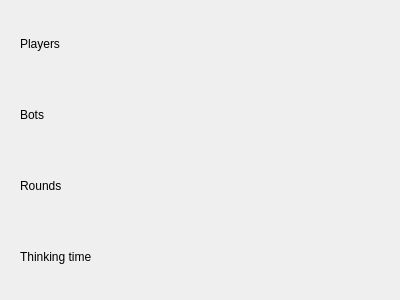
<?xml version="1.0" encoding="UTF-8"?>
<ui version="4.0">
 <class>Server</class>
 <widget class="QWidget" name="Server">
  <property name="geometry">
   <rect>
    <x>0</x>
    <y>0</y>
    <width>400</width>
    <height>300</height>
   </rect>
  </property>
  <property name="windowTitle">
   <string>Form</string>
  </property>
  <layout class="QGridLayout" name="gridLayout">
   <item row="0" column="0">
    <layout class="QVBoxLayout" name="verticalLayout">
     <item>
      <widget class="QWidget" name="players_constr_layout" native="true">
       <layout class="QHBoxLayout" name="horizontalLayout">
        <item>
         <widget class="QLabel" name="players_label">
          <property name="sizePolicy">
           <sizepolicy hsizetype="Preferred" vsizetype="Preferred">
            <horstretch>2</horstretch>
            <verstretch>0</verstretch>
           </sizepolicy>
          </property>
          <property name="text">
           <string>Players</string>
          </property>
         </widget>
        </item>
        <item alignment="Qt::AlignRight">
         <widget class="QLabel" name="players_num_label">
          <property name="sizePolicy">
           <sizepolicy hsizetype="Preferred" vsizetype="Preferred">
            <horstretch>1</horstretch>
            <verstretch>0</verstretch>
           </sizepolicy>
          </property>
          <property name="text">
           <string/>
          </property>
         </widget>
        </item>
       </layout>
      </widget>
     </item>
     <item>
      <widget class="QWidget" name="bots_constr_layout" native="true">
       <layout class="QHBoxLayout" name="horizontalLayout_2">
        <item>
         <widget class="QLabel" name="bots_label">
          <property name="sizePolicy">
           <sizepolicy hsizetype="Preferred" vsizetype="Preferred">
            <horstretch>2</horstretch>
            <verstretch>0</verstretch>
           </sizepolicy>
          </property>
          <property name="text">
           <string>Bots</string>
          </property>
         </widget>
        </item>
        <item alignment="Qt::AlignRight">
         <widget class="QLabel" name="bots_num_label">
          <property name="sizePolicy">
           <sizepolicy hsizetype="Preferred" vsizetype="Preferred">
            <horstretch>1</horstretch>
            <verstretch>0</verstretch>
           </sizepolicy>
          </property>
          <property name="text">
           <string/>
          </property>
         </widget>
        </item>
       </layout>
      </widget>
     </item>
     <item>
      <widget class="QWidget" name="rounds_constr_layout" native="true">
       <layout class="QHBoxLayout" name="horizontalLayout_3">
        <item>
         <widget class="QLabel" name="rounds_label">
          <property name="sizePolicy">
           <sizepolicy hsizetype="Preferred" vsizetype="Preferred">
            <horstretch>2</horstretch>
            <verstretch>0</verstretch>
           </sizepolicy>
          </property>
          <property name="text">
           <string>Rounds</string>
          </property>
         </widget>
        </item>
        <item alignment="Qt::AlignRight">
         <widget class="QLabel" name="rounds_num_label">
          <property name="sizePolicy">
           <sizepolicy hsizetype="Preferred" vsizetype="Preferred">
            <horstretch>1</horstretch>
            <verstretch>0</verstretch>
           </sizepolicy>
          </property>
          <property name="text">
           <string/>
          </property>
         </widget>
        </item>
       </layout>
      </widget>
     </item>
     <item>
      <widget class="QWidget" name="thinking_t_constr_layout" native="true">
       <layout class="QHBoxLayout" name="horizontalLayout_4">
        <item>
         <widget class="QLabel" name="thinking_t_label">
          <property name="sizePolicy">
           <sizepolicy hsizetype="Preferred" vsizetype="Preferred">
            <horstretch>2</horstretch>
            <verstretch>0</verstretch>
           </sizepolicy>
          </property>
          <property name="minimumSize">
           <size>
            <width>0</width>
            <height>0</height>
           </size>
          </property>
          <property name="text">
           <string>Thinking time</string>
          </property>
         </widget>
        </item>
        <item alignment="Qt::AlignRight">
         <widget class="QLabel" name="thinking_t_num_label">
          <property name="sizePolicy">
           <sizepolicy hsizetype="Preferred" vsizetype="Preferred">
            <horstretch>1</horstretch>
            <verstretch>0</verstretch>
           </sizepolicy>
          </property>
          <property name="minimumSize">
           <size>
            <width>0</width>
            <height>0</height>
           </size>
          </property>
          <property name="text">
           <string/>
          </property>
         </widget>
        </item>
       </layout>
      </widget>
     </item>
    </layout>
   </item>
  </layout>
 </widget>
 <resources/>
 <connections/>
</ui>
